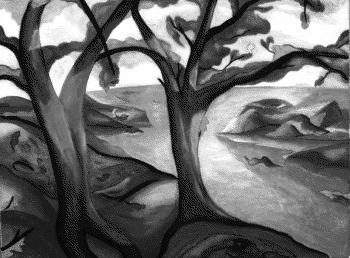
%> input picture ML_Coursera/Matlab_Es1/trees_gray.bmp, 350 x 258 px
$ octave Exam_2106_02_09.m   (GNU Octave 9; MATLAB toolbox functions it lacks are replaced by stand-ins)
%> lines starting %> are read from the running program, lines starting %| are printed output that depends on the picture; in (x1, y1, x2, y2) boxes, pixels count from 0 and x2, y2 are one past the last pixel; in counts of white or black regions, pixels touching at a corner belong together; the program's own positions count from 1
% Initialization
clc;
clear all;
close all;

img_gray = imread('trees_gray.bmp');
%> img_gray is the input picture: size 258x350 uint8; min 0, max 255, mean 107.2
figure;imshow(img_gray);

img_bw = im2bw(img_gray);
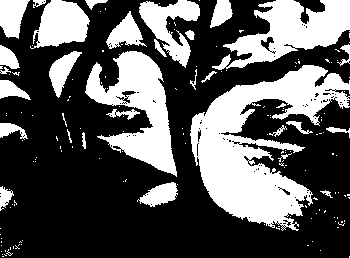
%> img_bw: size 258x350 logical; 34.6% white; 168 white regions (136 under 20 px), largest, box (x1, y1, x2, y2) and area: (190, 65, 350, 231) 11852, (85, 51, 177, 177) 5281, (212, 0, 350, 70) 4629
figure;imshow(img_bw);


%finding number of black and white pixels in trees bW image
 img_black_ctr = max(size(find(img_bw == 0)));
%> img_black_ctr = 59034
 img_white_ctr = max(size(find(img_bw == 1)));
%> img_white_ctr = 31266

 %finding a threshold for gray scale image to match with BW image
 %visulaize histogram of the gray scale image
 img_hist  = zeros(1,255);
 %construction of histogram - gray scale
for i = 1:256
    img_hist(i) = sum(sum(img_gray == i-1));
end
%> after the loop, img_hist = 256 values, max 1538 at index 255, min 61 at index 1, mean 352.7

threshold_black = 0;
%the below for loop iterates the number equal to gray scale values and
%loads threshold value when sum of the pixels in the histogram equlas
%desired black
for i = 1:256
    if sum(img_hist(1,1:i)) <= img_black_ctr
        threshold_black = i;
    else
        continue;
    end
end
%> after the loop, threshold_black = 128
% Normalize Threshold
threshold_black = threshold_black / 256;
%> threshold_black = 0.5

img_noise = imnoise(img_gray,'salt & pepper', threshold_black);
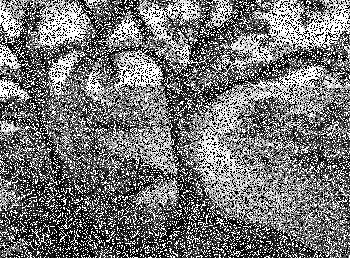
%> img_noise: size 258x350 uint8; min 0, max 255, mean 117
figure; imshow(img_noise);

SE = strel('arbitrary',[0,1,0;1,1,1;0,1,0]);
% Opening should eliminate small details ("salt")
%
Im_open = imopen(img_noise,SE);
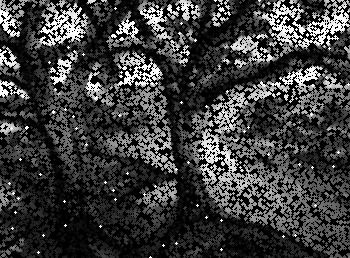
%> Im_open: size 258x350 uint8; min 0, max 255, mean 59.2
figure, imshow(Im_open);
Im_open_close = imclose(Im_open,SE);
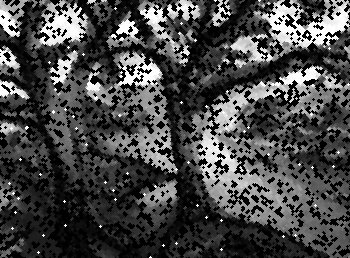
%> Im_open_close: size 258x350 uint8; min 0, max 255, mean 71.3
figure, imshow(Im_open_close);
